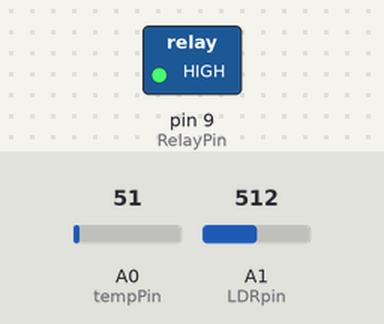
The sketch below on a simulated Arduino Uno, built with avr-gcc and run on an emulated ATmega328P. Parts: switched loads named in the sketch (green lamp = pin HIGH). Dashed ring = blinking. The inputs (shaded band) are chosen by the test bench; at power-on: A0 (tempPin) = 51, A1 (LDRpin) = 512. What the sketch prints to the serial monitor is not drawn.

Above: at 0.22 s.
At 10.9 s:
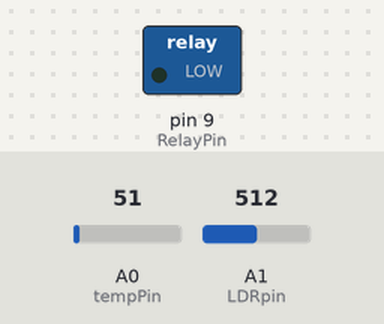
11.0 s: A0 (tempPin) set to 61
13.1 s: A1 (LDRpin) set to 716
15.2 s: A0 (tempPin) set to 71
17.3 s: A1 (LDRpin) set to 900
Timing chart, 0 to 20.3 s (numbered marks = the images above; inputs shaded):
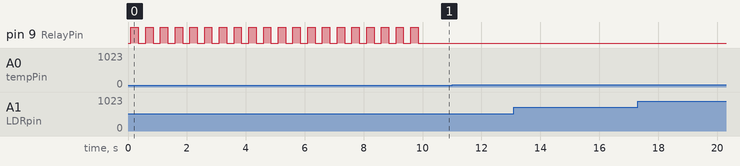

Measured:
- after the input at 11.0 s, every drawn part: stays the same
- after the input at 13.1 s, every drawn part: stays the same
- after the input at 15.2 s, every drawn part: stays the same
- after the input at 17.3 s, every drawn part: stays the same
- by itself, pin 9 (RelayPin): alternates HIGH for 0.25 s and LOW for 0.25 s, 40 changes in all, then stays LOW

The sketch:

space.ino
```cpp
//Space Helmet . Competición NASAS 2014 SPACEAPPS
#include <SoftwareSerial.h>
int RelayPin =  9;
int RelaySTATE;// The number of Relay pin (8)
int LDRpin=1;
int valorLDR;    //Aquí almacenamos los datos recogidos del LDR:
int tempPin =0;
int temp;
int valorLDR1;
long interval = 1000;  // interval at which to blink (milliseconds)
int i=0;
bool alert = false;

void setup() {
  Serial.begin(9600);
  pinMode(RelayPin, OUTPUT);
  pinMode(LDRpin, INPUT);
  pinMode(tempPin,INPUT);

}

void loop()
{
valorLDR = analogRead(LDRpin);
valorLDR1=1025-valorLDR;
temp = analogRead(tempPin);
temp=temp*10/2;
Serial.write(200);
Serial.write(200);
Serial.write(200);
Serial.write(valorLDR1);
Serial.write(temp);
delay(100);
if (valorLDR1 >= 20 && !alert)
  {
  for(i=0;i<20;i++)
    {
    digitalWrite(RelayPin,HIGH);
    delay(250);
    digitalWrite(RelayPin,LOW);
    delay(250);
    }
  alert = true;
  }
}
```
